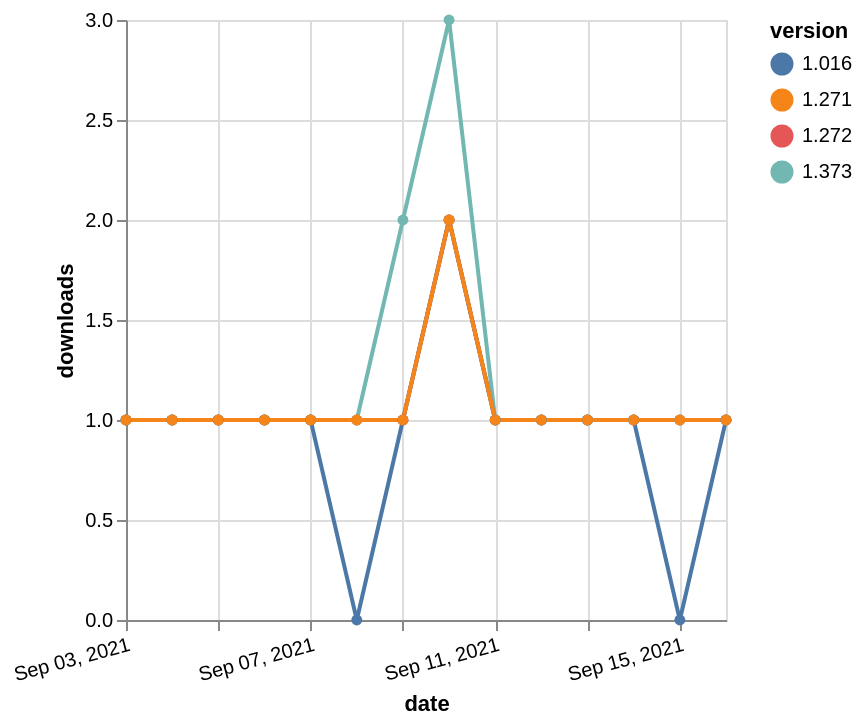

Here is the Vega-Lite specification saved for this chart:
### Vega-Lite specification from a JSON file in a GitHub repository (floating-point values rounded to 4 significant figures)
{"$schema": "https://vega.github.io/schema/vega-lite/v5.json", "description": "A simple bar chart with embedded data.", "data": {"values": [{"date": "2021-09-03", "total": 169, "delta": 1, "version": "1.272"}, {"date": "2021-09-04", "total": 170, "delta": 1, "version": "1.272"}, {"date": "2021-09-05", "total": 171, "delta": 1, "version": "1.272"}, {"date": "2021-09-06", "total": 172, "delta": 1, "version": "1.272"}, {"date": "2021-09-07", "total": 173, "delta": 1, "version": "1.272"}, {"date": "2021-09-08", "total": 174, "delta": 1, "version": "1.272"}, {"date": "2021-09-09", "total": 175, "delta": 1, "version": "1.272"}, {"date": "2021-09-10", "total": 177, "delta": 2, "version": "1.272"}, {"date": "2021-09-11", "total": 178, "delta": 1, "version": "1.272"}, {"date": "2021-09-12", "total": 179, "delta": 1, "version": "1.272"}, {"date": "2021-09-13", "total": 180, "delta": 1, "version": "1.272"}, {"date": "2021-09-14", "total": 181, "delta": 1, "version": "1.272"}, {"date": "2021-09-15", "total": 182, "delta": 1, "version": "1.272"}, {"date": "2021-09-16", "total": 183, "delta": 1, "version": "1.272"}, {"date": "2021-09-03", "total": 183, "delta": 1, "version": "1.373"}, {"date": "2021-09-04", "total": 184, "delta": 1, "version": "1.373"}, {"date": "2021-09-05", "total": 185, "delta": 1, "version": "1.373"}, {"date": "2021-09-06", "total": 186, "delta": 1, "version": "1.373"}, {"date": "2021-09-07", "total": 187, "delta": 1, "version": "1.373"}, {"date": "2021-09-08", "total": 188, "delta": 1, "version": "1.373"}, {"date": "2021-09-09", "total": 190, "delta": 2, "version": "1.373"}, {"date": "2021-09-10", "total": 193, "delta": 3, "version": "1.373"}, {"date": "2021-09-11", "total": 194, "delta": 1, "version": "1.373"}, {"date": "2021-09-12", "total": 195, "delta": 1, "version": "1.373"}, {"date": "2021-09-13", "total": 196, "delta": 1, "version": "1.373"}, {"date": "2021-09-14", "total": 197, "delta": 1, "version": "1.373"}, {"date": "2021-09-15", "total": 198, "delta": 1, "version": "1.373"}, {"date": "2021-09-16", "total": 199, "delta": 1, "version": "1.373"}, {"date": "2021-09-03", "total": 171, "delta": 1, "version": "1.016"}, {"date": "2021-09-04", "total": 172, "delta": 1, "version": "1.016"}, {"date": "2021-09-05", "total": 173, "delta": 1, "version": "1.016"}, {"date": "2021-09-06", "total": 174, "delta": 1, "version": "1.016"}, {"date": "2021-09-07", "total": 175, "delta": 1, "version": "1.016"}, {"date": "2021-09-08", "total": 175, "delta": 0, "version": "1.016"}, {"date": "2021-09-09", "total": 176, "delta": 1, "version": "1.016"}, {"date": "2021-09-10", "total": 178, "delta": 2, "version": "1.016"}, {"date": "2021-09-11", "total": 179, "delta": 1, "version": "1.016"}, {"date": "2021-09-12", "total": 180, "delta": 1, "version": "1.016"}, {"date": "2021-09-13", "total": 181, "delta": 1, "version": "1.016"}, {"date": "2021-09-14", "total": 182, "delta": 1, "version": "1.016"}, {"date": "2021-09-15", "total": 182, "delta": 0, "version": "1.016"}, {"date": "2021-09-16", "total": 183, "delta": 1, "version": "1.016"}, {"date": "2021-09-03", "total": 169, "delta": 1, "version": "1.271"}, {"date": "2021-09-04", "total": 170, "delta": 1, "version": "1.271"}, {"date": "2021-09-05", "total": 171, "delta": 1, "version": "1.271"}, {"date": "2021-09-06", "total": 172, "delta": 1, "version": "1.271"}, {"date": "2021-09-07", "total": 173, "delta": 1, "version": "1.271"}, {"date": "2021-09-08", "total": 174, "delta": 1, "version": "1.271"}, {"date": "2021-09-09", "total": 175, "delta": 1, "version": "1.271"}, {"date": "2021-09-10", "total": 177, "delta": 2, "version": "1.271"}, {"date": "2021-09-11", "total": 178, "delta": 1, "version": "1.271"}, {"date": "2021-09-12", "total": 179, "delta": 1, "version": "1.271"}, {"date": "2021-09-13", "total": 180, "delta": 1, "version": "1.271"}, {"date": "2021-09-14", "total": 181, "delta": 1, "version": "1.271"}, {"date": "2021-09-15", "total": 182, "delta": 1, "version": "1.271"}, {"date": "2021-09-16", "total": 183, "delta": 1, "version": "1.271"}]}, "width": "container", "mark": {"type": "line", "point": {"filled": true}}, "encoding": {"x": {"field": "date", "type": "temporal", "timeUnit": "yearmonthdate", "title": "date", "axis": {"labelAngle": -15}}, "y": {"field": "delta", "type": "quantitative", "title": "downloads"}, "color": {"field": "version", "type": "nominal"}, "tooltip": {"field": "delta"}}}
